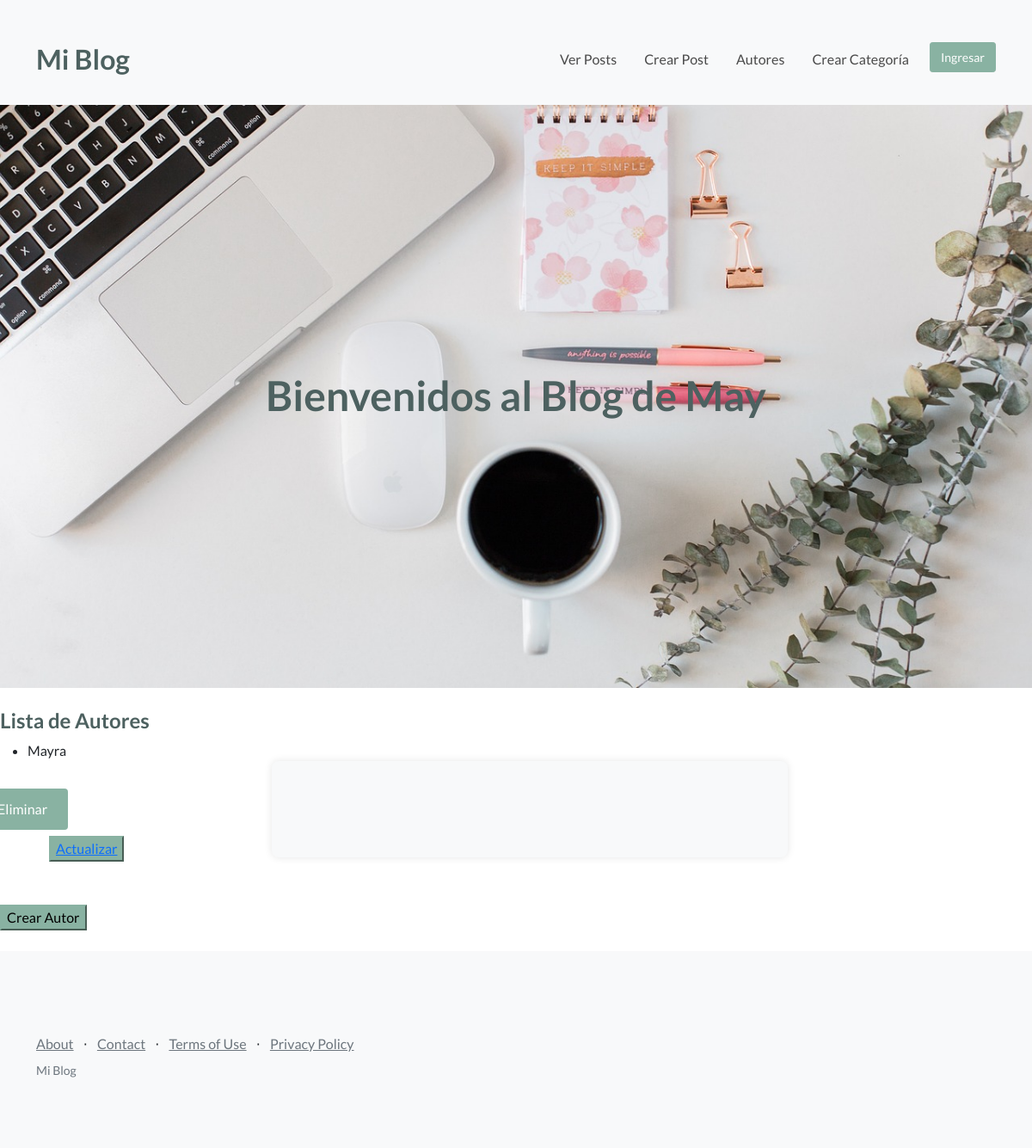
Page /blog/lista-autores on the earlier database version.
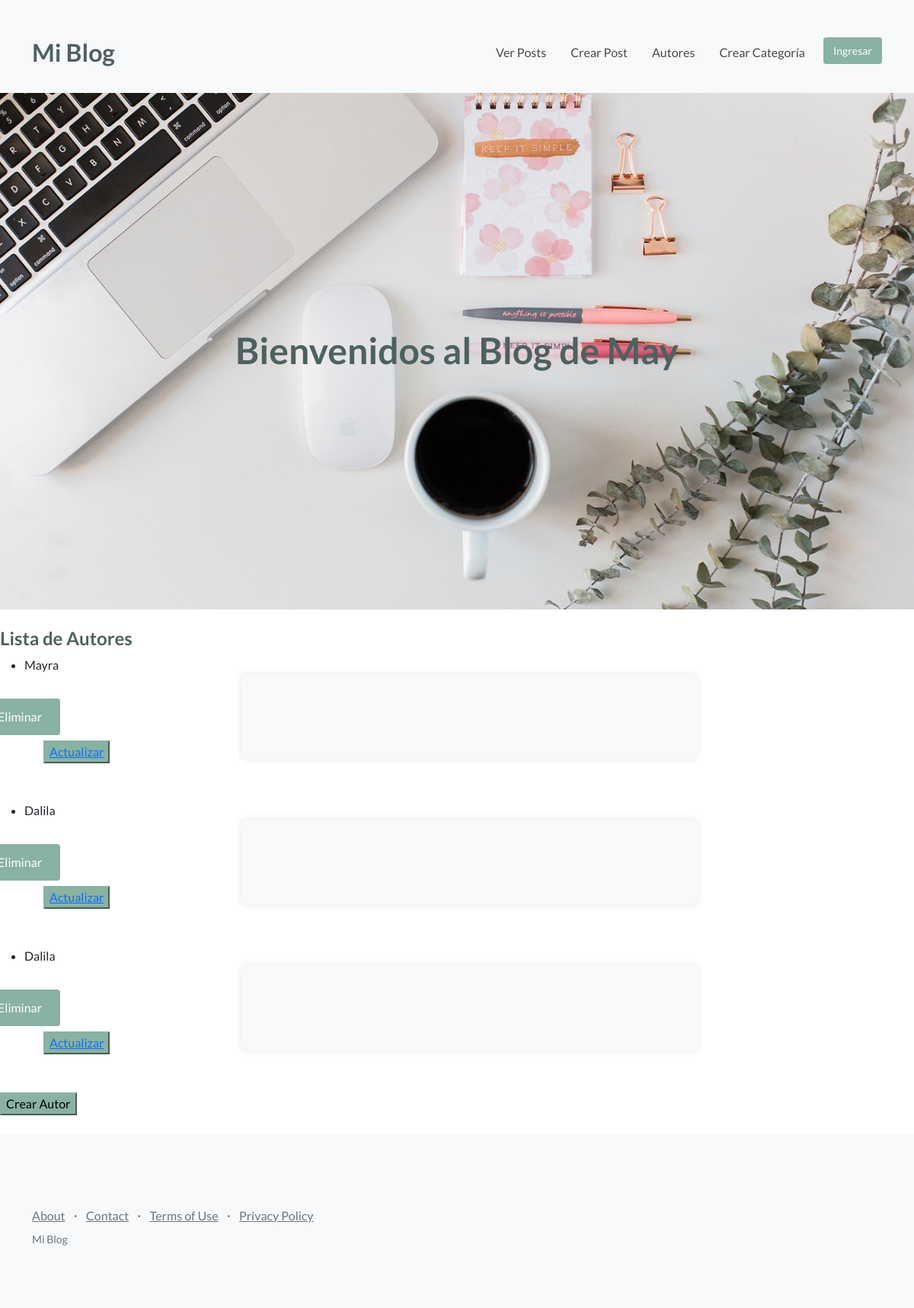
Same page on the later database version.
### Blog/models.py (models this page shows)
class Autor(models.Model):
    nombre = models.CharField(max_length=100)
    bio = models.TextField()
    def __str__(self):
        return self.nombre

### Blog/views.py (the view)
# urls.py: path('lista-autores', lista_autores, name='listaAutores'),
def lista_autores(req):
    autores = Autor.objects.all() #acá voy a guardar la respuesta de la consulta en la base de dato
    return render(req, "leer_autores.html", {"autores": autores}) #este último autor es de la variable q trae los datos de la base

### Blog/templates/leer_autores.html
{% extends 'padre.html' %}
{% block contenidoQueCambia %}
<h1 class="titulo-post">Lista de Autores</h1>
<ul>
  {% for autor in autores %}
  <li>
    {{autor}}
  </li>
    <form action="{% url 'eliminaAutor' autor.id %}" method="post" >{% csrf_token %}
      <button type="submit" class="btn-eliminar">Eliminar</button>
    </form>
      <button class= "botones-container"><a href="{% url 'editaAutor' autor.id %}">Actualizar</a></button>
  {% endfor %}
</ul>
<a href="{% url 'crear_autor' %}"><button class="btn-primary" type="submit">Crear Autor</button></a>
{% endblock %}

Differences in the rows shown:
added Autor: nombre "Dalila"
added Autor: nombre "Dalila"
